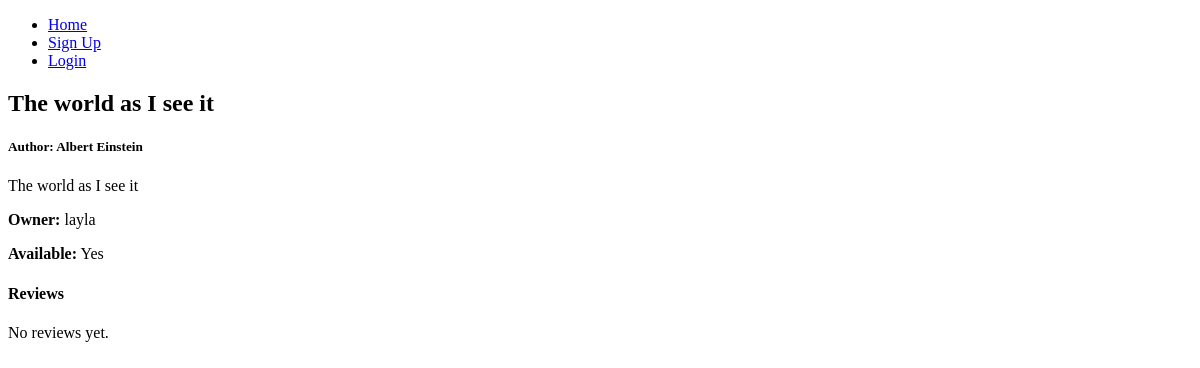
Before: /bookswap/book/10/ with the older database file.
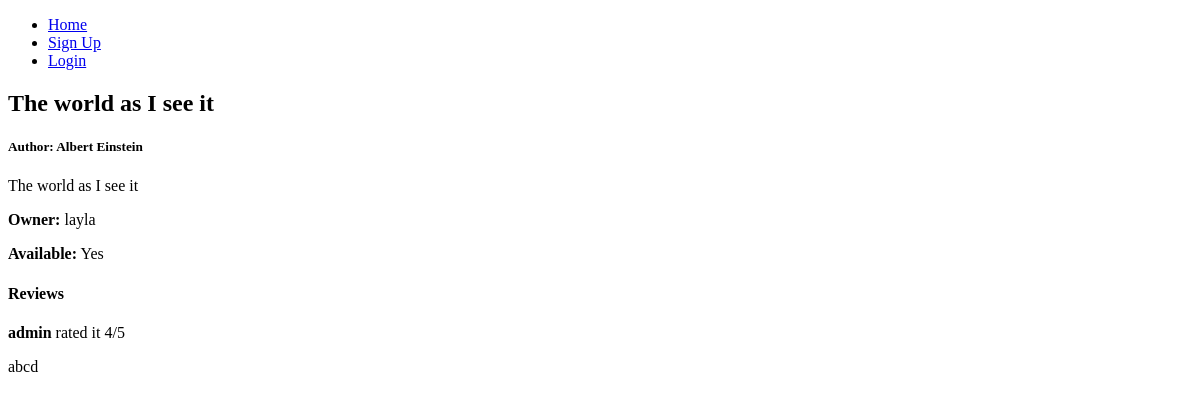
After: the same page with the newer database file.
### bookswap/models.py (models this page shows, shortened)
class Book(models.Model):
    title = models.CharField(max_length=300)
    author = models.CharField(max_length=200)
    description = models.TextField()
    owner = models.ForeignKey(User, on_delete=models.CASCADE, related_name='book')
    created_at = models.DateTimeField(auto_now_add=True)
    updated_at = models.DateTimeField(auto_now_add=True)
    is_available = models.BooleanField(default=True)

class Review(models.Model):
    book = models.ForeignKey(Book,on_delete=models.CASCADE, related_name='reviews')
    user = models.ForeignKey(User,on_delete=models.CASCADE, related_name='reviews')
    comment = models.TextField()
    rating = models.IntegerField(default=0)
    created_at = models.DateTimeField(auto_now_add=True)
    class Meta:
        unique_together = ('book','user')

### bookswap/views.py (the view)
# urls.py: path('book/<int:book_id>/', views.book_detail, name='book_detail'),
def book_detail(request, book_id):
    book = get_object_or_404(Book,id = book_id)
    return render(request,'bookswap/bookDetail.html',{'book':book})

### bookswap/templates/bookswap/bookDetail.html (shortened to what this page needs)
{% extends 'bookswap/base.html' %}
{% block content %}
<div class="row">
    <div class="col-md-8">
        <h2>{{ book.title }}</h2>
        <h5>Author: {{ book.author }}</h5>
        <p>{{ book.description }}</p>
        <p><strong>Owner:</strong> {{ book.owner.username }}</p>
        <p><strong>Available:</strong> {{ book.is_available|yesno:"Yes,No" }}</p>
    </div>
    <div class="col-md-4">
        <h4>Reviews</h4>
        {% for review in book.reviews.all %}
            <div class="mb-3">
                <strong>{{ review.user.username }}</strong> rated it {{ review.rating }}/5
                <p>{{ review.comment }}</p>
            </div>
        {% empty %}
            <p>No reviews yet.</p>
        {% endfor %}
    </div>
</div>
{% endblock %}

### bookswap/templates/bookswap/base.html (shortened to what this page needs)
<!DOCTYPE html>
<html lang="en">
<head>
</head>
<body>
    <header>
        <nav>
            <ul>
                <li><a href="{% url 'home' %}">Home</a></li>
                {% if user.is_authenticated %}
                    <li><a href="{% url 'logout' %}">Logout</a></li>
                {% else %}
                    <li><a href="{% url 'signup' %}">Sign Up</a></li>
                    <li><a href="{% url 'login' %}">Login</a></li>
                {% endif %}
            </ul>
        </nav>
    </header>
    <main>
        {% block content %}
        {% endblock %}
    </main>
</body>
</html>

Changed rows visible on the page:
added Review: user.username "admin", rating "4", comment "abcd"
Other visible differences:
text no longer shown: "No reviews yet."
